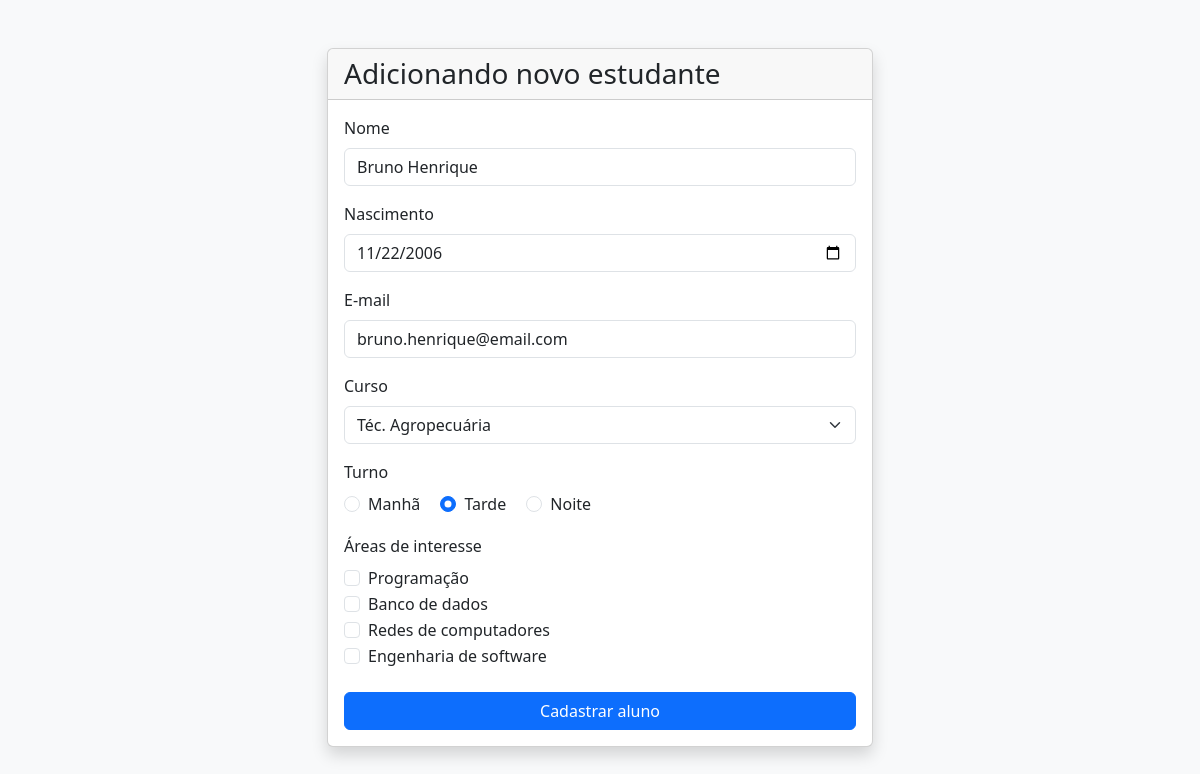
/www/alunos/editar.php?id=2, run on the app's committed database.
### tables this page shows
CREATE TABLE `alunos` (
  `id` int NOT NULL,
  `nome` varchar(100) NOT NULL,
  `nascimento` date NOT NULL,
  `email` varchar(45) NOT NULL,
  `turno` char(1) NOT NULL,
  `curso` int NOT NULL,
  `programacao` int NOT NULL,
  `banco_dados` int NOT NULL,
  `redes` int NOT NULL,
  `eng_software` int NOT NULL
);

### www/alunos/editar.php (the view, shortened to what this page needs)
<?php
    require_once("../conecta.php");
    $id_aluno = $_GET["id"];
    $sql = "SELECT * FROM alunos WHERE id = $id_aluno";
    $resultado = mysqli_query($conn, $sql);
    if (mysqli_num_rows($resultado) == 1) {
        $aluno = mysqli_fetch_array($resultado);
        $nome = $aluno["nome"];
        $nascimento = $aluno["nascimento"];
        $email = $aluno["email"];
        $curso = $aluno["curso"];
        $turno = $aluno["turno"];
        $programacao = $aluno["programacao"];
        $banco_dados = $aluno["banco_dados"];
        $redes = $aluno["redes"];
        $eng_software = $aluno["eng_software"];
    } else {
    }
?>
<!DOCTYPE html>
<html lang="pt-br">
<head>
    <link href="https://cdn.jsdelivr.net/npm/bootstrap@5.3.8/dist/css/bootstrap.min.css" rel="stylesheet">
</head>
<body class="bg-light">
    <div class="container py-5">
        <div class="row justify-content-center">
            <div class="col-md-8 col-lg-6">
                <div class="card shadow">
                    <div class="card-header">
                        <h3 class="mb-0">Adicionando novo estudante</h3>
                    </div>
                    <div class="card-body">
                        <form method="POST" action="processa.php">
                            <div class="mb-3">
                                <label for="nome" class="form-label">Nome</label>
                                <input type="text" class="form-control" id="nome" name="nome" value="<?= $nome ?>">
                            </div>
                            <div class="mb-3">
                                <label for="nascimento" class="form-label">Nascimento</label>
                                <input type="date" class="form-control" id="nascimento" name="nascimento" value="<?= $nascimento ?>">
                            </div>
                            <div class="mb-3">
                                <label for="email" class="form-label">E-mail</label>
                                <input type="email" class="form-control" id="email" name="email" value="<?= $email ?>">
                            </div>
                            <div class="mb-3">
                                <label for="curso" class="form-label">Curso</label>
                                <select class="form-select" id="curso" name="curso">
                                     <?php
                                        require_once("../conecta.php");
                                        $sql = "SELECT * FROM cursos ORDER BY nome ASC";
                                        $resultado = mysqli_query($conn, $sql);
                                        while ($row = mysqli_fetch_array($resultado)) {
                                            if ($row["id"] == $curso)
                                                echo ("<option value=\"$row[id]\" selected> $row[nome]</option>");
                                            else
                                                echo ("<option value=\"$row[id]\"> $row[nome]</option>");
                                        }
                                    ?>
                                </select>
                            </div>
                            <div class="mb-3">
                                <label class="form-label d-block">Turno</label>
                                <div class="form-check form-check-inline">
                                    <input class="form-check-input" type="radio" id="turno_m" name="turno" value="m"
                                        <?= $turno == 'm' ? 'checked' : '' ?> >
                                    <label class="form-check-label" for="turno_m">Manhã</label>
                                </div>
                                <div class="form-check form-check-inline">
                                    <input class="form-check-input" type="radio" id="turno_t" name="turno" value="t"
                                        <?= $turno == 't' ? 'checked' : '' ?> >
                                    <label class="form-check-label" for="turno_t">Tarde</label>
                                </div>
                                <div class="form-check form-check-inline">
                                    <input class="form-check-input" type="radio" id="turno_n" name="turno" value="n"
                                        <?= $turno == 'n' ? 'checked' : '' ?>>
                                    <label class="form-check-label" for="turno_n">Noite</label>
                                </div>
                            </div>
                            <div class="mb-4">
                                <label class="form-label d-block">Áreas de interesse</label>
                                <div class="form-check">
                                    <input class="form-check-input" type="checkbox" id="programacao" name="interesses[]" value="programacao"
                                        <?= $programacao == 1 ? 'checked' : '' ?> >
                                    <label class="form-check-label" for="programacao">
                                        Programação
                                    </label>
                                </div>
                                <div class="form-check">
                                    <input class="form-check-input" type="checkbox" id="banco_de_dados" name="interesses[]" value="banco_de_dados"
                                        <?= $banco_dados == 1 ? 'checked' : '' ?> >
                                    <label class="form-check-label" for="banco_de_dados">
                                        Banco de dados
                                    </label>
                                </div>
                                <div class="form-check">
                                    <input class="form-check-input" type="checkbox" id="redes" name="interesses[]" value="redes"
                                        <?= $redes == 1 ? 'checked' : '' ?> >
                                    <label class="form-check-label" for="redes">
                                        Redes de computadores
                                    </label>
                                </div>
                                <div class="form-check">
                                    <input class="form-check-input" type="checkbox" id="engenharia_de_software" name="interesses[]" value="engenharia_de_software"
                                        <?= $eng_software == 1 ? 'checked' : '' ?> >
                                    <label class="form-check-label" for="engenharia_de_software">
                                        Engenharia de software
                                    </label>
                                </div>
                            </div>
                            <button type="submit" name="enviar" class="btn btn-primary w-100">
                                Cadastrar aluno
                            </button>
                        </form>
                    </div>
                </div>
            </div>
        </div>
    </div>
</body>
</html>

### data on the page
alunos: nome "Bruno Henrique", nascimento "11/22/2006", email "bruno.henrique@email.com", turno "☐ Manhã", turno "☑ Tarde", turno "☐ Noite"

### other printed values
form field curso "Téc. Agropecuária"
